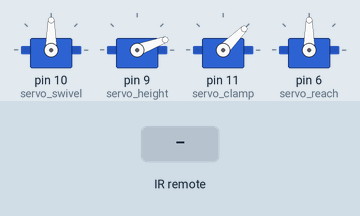
The sketch below on a simulated Arduino Uno, built with avr-gcc and run on an emulated ATmega328P. Shown: 4 × servo. Inputs (shaded band) come from the test bench.

Above: at 1.2 s.
1.3 s: infrared code 0xFF30CF received
At 2.4 s:
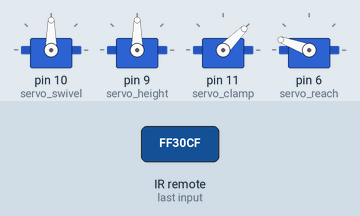
2.9 s: infrared code 0xFF18E7 received
At 3.6 s:
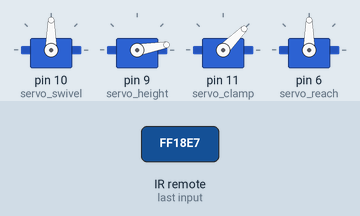
4.5 s: infrared code 0xFF6897 received
At 5.9 s:
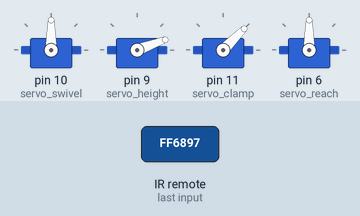
Timing chart, 0 to 7.5 s (numbered marks = the images above; inputs shaded):
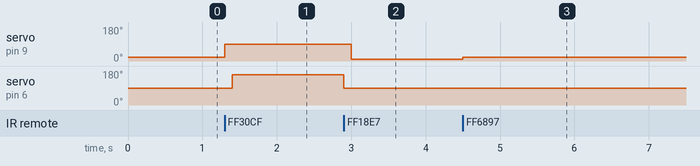

The sketch:

Robot_Arm_code.ino
```cpp
#include <IRremote.h>
#include <Servo.h>

//Servos
Servo servo_swivel;
Servo servo_height;
Servo servo_clamp;
Servo servo_reach;
//IR reciever
const int RECV_PIN = 5;
IRrecv irrecv(RECV_PIN);
decode_results results;
//Most recent remote button pressed:
long btnPressed;
//Servo that is currently being adjusted
Servo servo_selected;

void setup() {
    //servo attachments
    servo_swivel.attach(10);
    servo_height.attach(9);
    servo_clamp.attach(11);
    servo_reach.attach(6);
    //set selected servo
    servo_selected = servo_swivel;
    //Set arm to default position
    posDefault();
    //IR remote
    irrecv.enableIRIn();
    irrecv.blink13(true);
}


void loop() {
  //interpret signals sent from remote and take corresponding action.
  if(irrecv.decode(&results)) {
    Serial.println(results.value, HEX);
    if(!(results.value == 0xFFFFFFFF)) {
      btnPressed = results.value;
    }
    switch(btnPressed) {
      // |<<
      case 0xFF22DD:
        servo_selected = servo_swivel;
        break;
      // >>|
      case 0xFF02FD:
        servo_selected = servo_height;
        break;
      // >||
      case 0xFFC23D:
        servo_selected = servo_clamp;
        break;
      // EQ
      case 0xFF906F:
        servo_selected = servo_reach;
        break;
      // -
      case 0xFFE01F:
        servo_selected.write((servo_selected.read() - 5 < 0)? 0 : servo_selected.read() - 5);
        break;
      // +
      case 0xFFA857:
        servo_selected.write((servo_selected.read() + 5 > 180)? 180 : servo_selected.read() + 5);
        break;
      // 0
      case 0xFF6897:
        posDefault();
        break;
      // 1
      case 0xFF30CF:
        extendArm();
        break;
      // 2
      case 0xFF18E7:
        retractArm();
        break;
      // 4
      case 0xFF10EF:
        clamp();
        break;
      // 5
      case 0xFF38C7:
        unClamp();
        break;
      // 7
      case 0xFF42BD:
        faceLeft();
        break;
      // 8
      case 0xFF4AB5:
        faceCenter();
        break;
      // 9
      case 0xFF52AD:
        faceRight();
        break;
    }
    irrecv.resume();
  }
}
void posDefault() {
  servo_swivel.write(90);
  servo_height.write(20);
  servo_clamp.write(45);
  servo_reach.write(90);
}
void extendArm() {
  servo_height.write(90);
  delay(100);
  servo_reach.write(160);
}
void retractArm() {
  servo_reach.write(90);
  delay(100);
  servo_height.write(10);
}
void faceLeft() {
  servo_swivel.write(180);
}
void faceCenter() {
  servo_swivel.write(90);
}
void faceRight() {
  servo_swivel.write(0);
}
void clamp() {
  servo_clamp.write(120);
}
void unClamp() {
  servo_clamp.write(45);
}
```

Measured:
- after the input at 1.3 s, servo on pin 9 (servo_height): 20° → 90° at once; servo on pin 6 (servo_reach): 90° → 160° after 0.10 s
- after the input at 2.9 s, servo on pin 9 (servo_height): 90° → 10° after 0.10 s; servo on pin 6 (servo_reach): 160° → 90° at once
- after the input at 4.5 s, servo on pin 9 (servo_height): 10° → 20° at once
